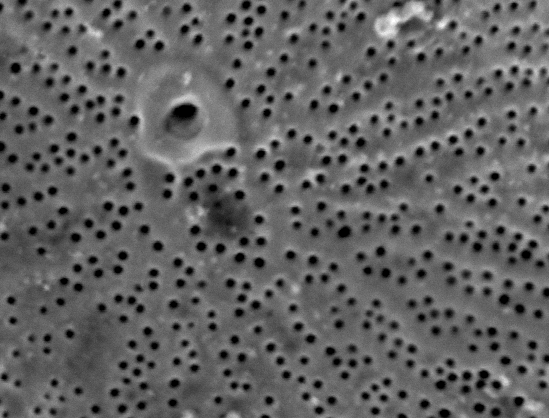
#> input picture work/CNMS/testing thresholds, blurs/cropped_Wild010.tif, 549 x 418 px, found by its file name
$ jupyter execute 'Wild010-adaptive w quantize.ipynb'
#> lines starting #> are read from the running program, lines starting #| are printed output that depends on the picture; after the words box and inside, x2 and y2 are one past the last pixel; in counts of white or black regions, pixels touching at a corner belong together
[cell 1]
import matplotlib.pyplot as plt
import cv2
img = cv2.imread('cropped_Wild010.tif')
#> img is the input picture: shape (418, 549, 3); min 0, max 255, mean 98
blur = cv2.blur(img,(15,15))
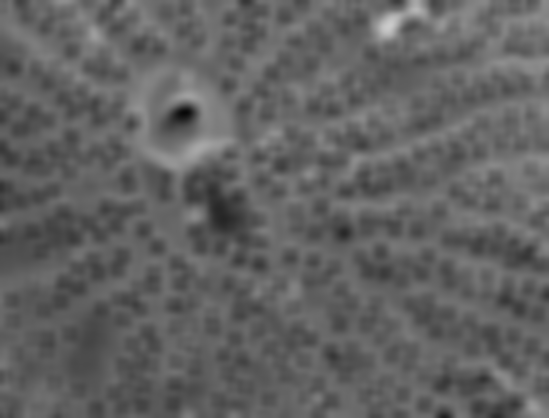
#> blur: shape (418, 549, 3); min 8, max 203, mean 98
from matplotlib.colors import LinearSegmentedColormap
cdict2 = {'red':   ((0.0, 0.0, 0.0),
                   (0.1, 1.0, 1.0),
                   (1.0, 1.0, 1.0)),

         'green': ((0.0, 0.0, 0.0),
                   (1.0, 0.0, 0.0)),

        'blue':  ((0.0, 0.0, 0.0),
                   (1.0, 0.0, 0.0))
        }
red2 = LinearSegmentedColormap('Red2', cdict2)
from skimage.filters import threshold_otsu
thotsu=threshold_otsu(blur)
#> thotsu = 98
otsublur = blur[:,:,0]> thotsu
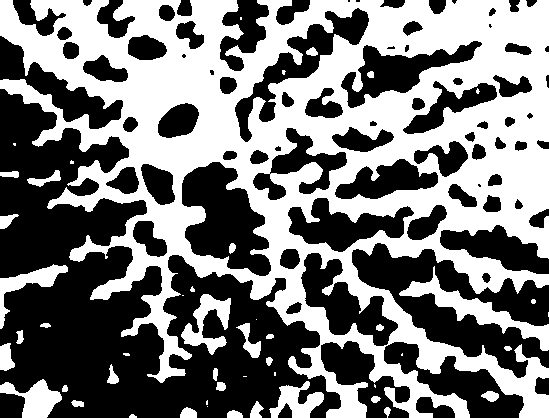
#> otsublur: shape (418, 549) bool; 47.7% white; 49 white regions (15 under 20 px), largest, box (x1, y1, x2, y2) and area: (0, 0, 549, 418) 99703, (399, 266, 549, 351) 2432, (181, 294, 231, 355) 1285

from skimage.morphology import skeletonize
otsuskeleton = skeletonize(otsublur)
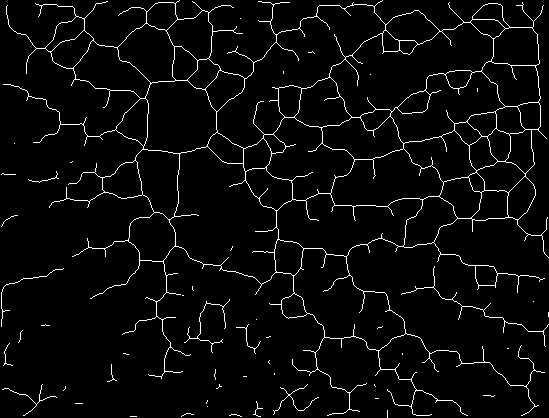
#> otsuskeleton: shape (418, 549) bool; 3.8% white in thin lines or dots
imgplot = plt.imshow(img, alpha=0.9)
ax = plt.subplot()
ax.imshow(otsuskeleton, cmap=red2, interpolation='sinc', alpha=.3)

[cell 2]
from PIL import Image
im=Image.open('cropped_Wild010.tif')
width, height=im.size
#> width = 549; height = 418

[cell 3]
import numpy as np
import cv2 as cv
from matplotlib import pyplot as plt
img = cv.imread('cropped_Wild010.tif',0)
#> img: shape (418, 549); min 0, max 255, mean 98
plt.hist(img.ravel(),256,[0,256])
plt.show()
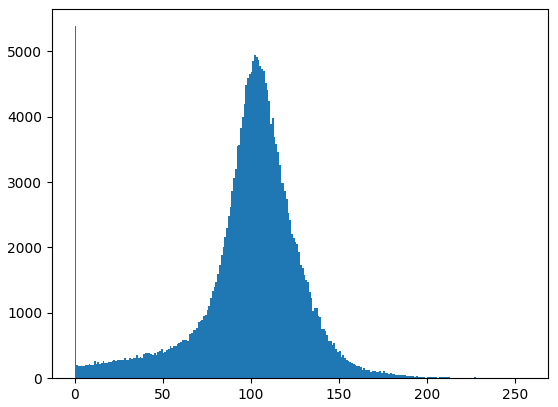
#> figure drawn by matplotlib, 1 panel; tallest bar 5384 high, from x = 0 to 1

np.mean(img)
#> Out = 98.04

[cell 4]
im.quantize(3,0)

[cell 5]
image=im.quantize(3,0)
image.save('simple_Wild010.tif')
print(image)
#| <PIL.Image.Image image mode=P size=549x418 at 0x7F170A326950>
newimg = cv2.imread('simple_Wild010.tif')
plt.hist(newimg.ravel(),256,[0,255]); plt.show()
#> after `plt.hist(newimg.ravel(), 256, [0, 255])`:
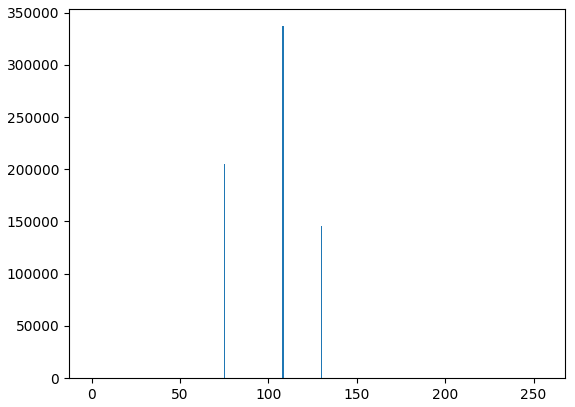
#> figure drawn by matplotlib, 1 panel; tallest bar 336939 high, from x = 107.6 to 108.6
print(newimg)
#> (printed output is left out)

[cell 6]
newimg[np.where(newimg == [130])] = [255]
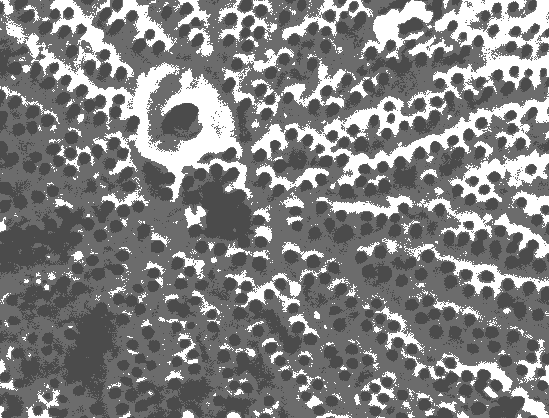
#> newimg: shape (418, 549, 3); min 75, max 255, mean 129.3
newimg[np.where(newimg == [75])] = [0]
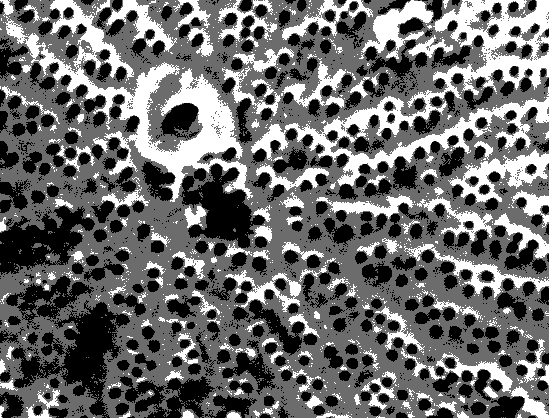
#> newimg: shape (418, 549, 3); min 0, max 255, mean 106.9
plt.imshow(newimg, cmap='gray')
newnewimg=newimg[:,:,0]

[cell 7]
ablur = cv2.blur(newnewimg,(23, 23))
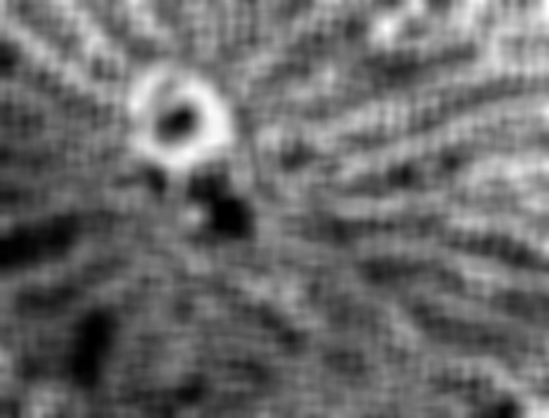
#> ablur: shape (418, 549); min 0, max 255, mean 106.9
a_mthres = cv2.adaptiveThreshold(ablur,1,cv2.ADAPTIVE_THRESH_MEAN_C,\
            cv2.THRESH_BINARY,91,4)
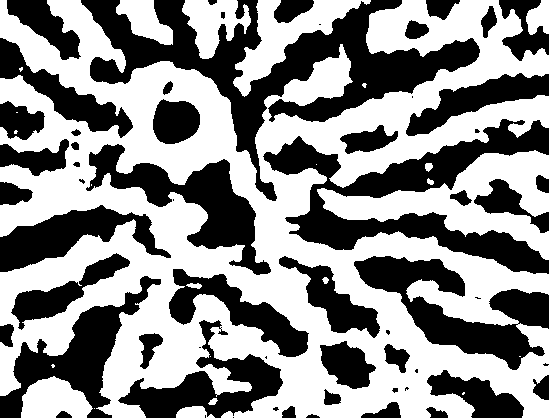
#> a_mthres: shape (418, 549); values 0 (black) and 1 (white), 55.4% white; 60 black regions (15 under 20 px), largest, box (x1, y1, x2, y2) and area: (81, 0, 480, 201) 20063, (263, 119, 549, 274) 13872, (354, 256, 549, 370) 8514

[cell 8]
#ADAPTIVE SKELETON
from skimage.morphology import skeletonize
adaptiveskeleton = skeletonize(a_mthres)
#> adaptiveskeleton: shape (418, 549) bool; 3.2% white in thin lines or dots
ax = plt.subplot()
ax.imshow(adaptiveskeleton, cmap=red2, interpolation='sinc')

[cell 9]
from skimage.morphology import remove_small_objects
cleanskel=remove_small_objects(adaptiveskeleton, min_size=50, connectivity=3)
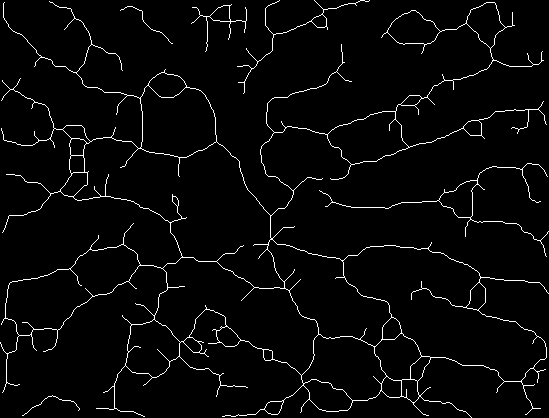
#> cleanskel: shape (418, 549) bool; 3.2% white in thin lines or dots
plot = plt.subplot()
plot.imshow(cleanskel, interpolation='sinc')

[cell 10]
import matplotlib.image as mpimg
img2=mpimg.imread('cropped_Wild010.tif')
imgplot2 = plt.imshow(img2, alpha= .9)

ax2 = plt.subplot()
ax2.imshow(cleanskel, cmap=red2, interpolation='sinc', alpha=0.3)
plt.show()

[cell 11]
import skimage.measure
skimage.measure.perimeter(adaptiveskeleton)
#> Out = 8347.3

$ run again, with work/CNMS/testing thresholds, blurs/cropped_Wild002.tif copied over work/CNMS/testing thresholds, blurs/cropped_Wild010.tif
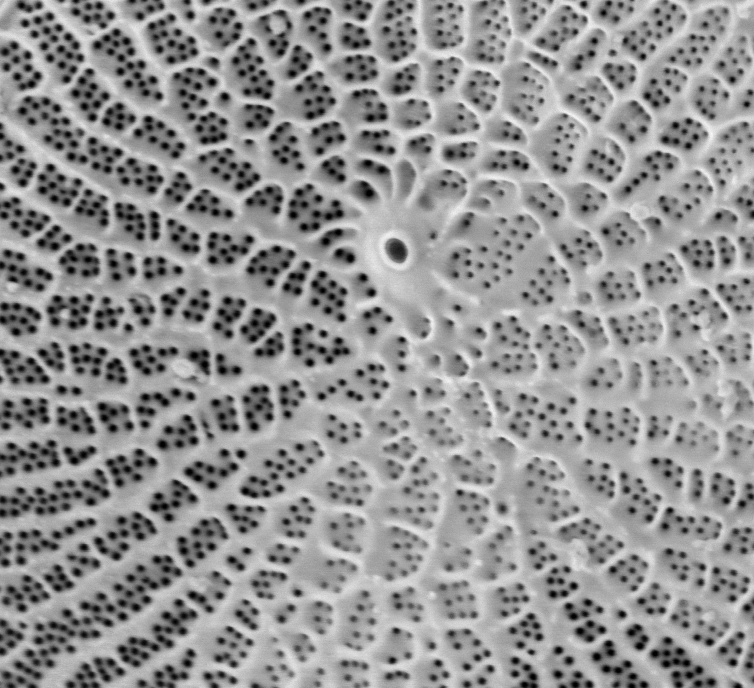
#> input picture work/CNMS/testing thresholds, blurs/cropped_Wild002.tif, 754 x 688 px, found by its file name
#> img is the input picture: shape (688, 754, 3); min 0, max 245, mean 146.3
#> thotsu = 138
#> `otsublur = blur[:,:,0]> thotsu`:
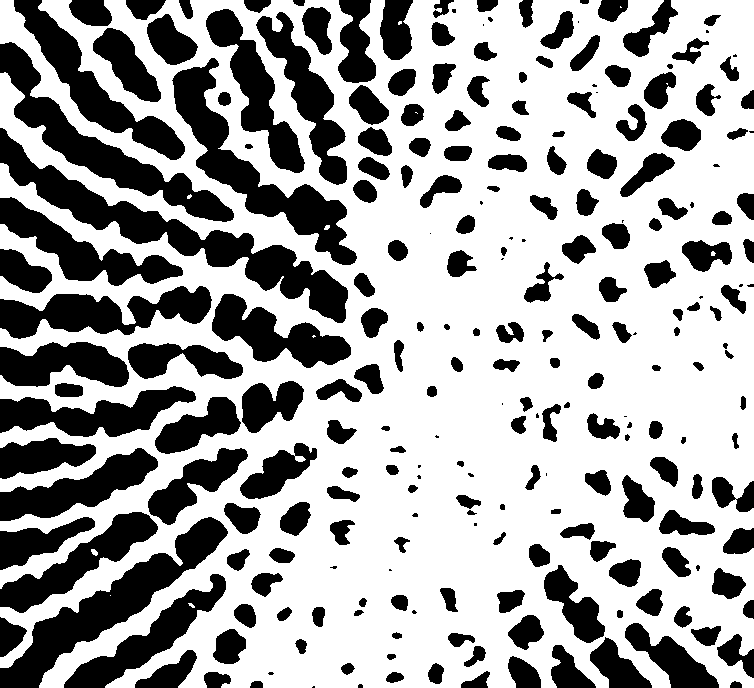
#> otsublur: shape (688, 754) bool; 64.7% white; 242 black regions (38 under 20 px), largest, box (x1, y1, x2, y2) and area: (0, 128, 348, 323) 11512, (0, 517, 228, 688) 9010, (172, 58, 357, 265) 8651
#> otsuskeleton: shape (688, 754) bool; 4% white in thin lines or dots
#> img: shape (688, 754)
#> `np.mean(img)`: Out = 146.3
#| <PIL.Image.Image image mode=P size=754x688 at 0x7F170C7C7310>
#> (printed output is left out)
#> a_mthres: shape (688, 754); values 0 (black) and 1 (white), 61.2% white; 140 black regions (8 under 20 px), largest, box (x1, y1, x2, y2) and area: (0, 132, 375, 319) 9442, (131, 0, 353, 266) 8828, (0, 506, 260, 688) 7567
#> `adaptiveskeleton = skeletonize(a_mthres)`:
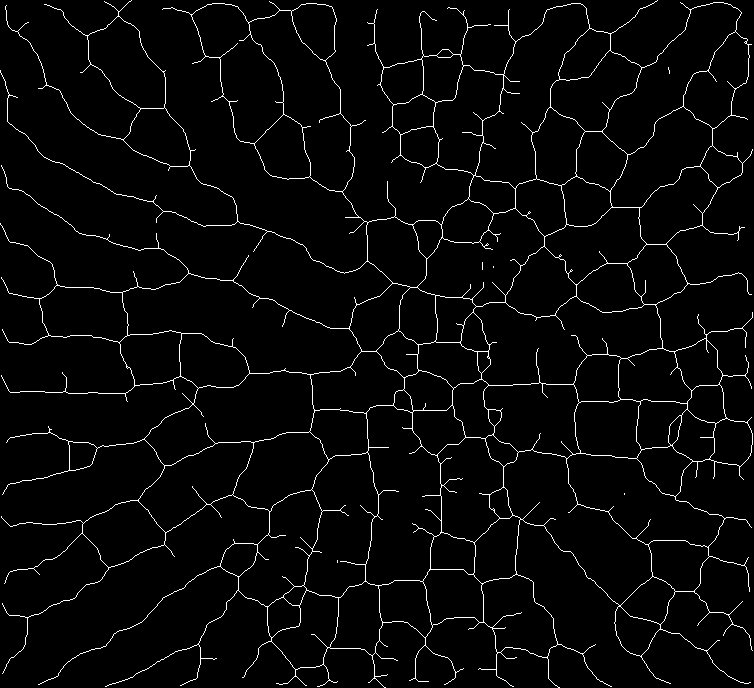
#> adaptiveskeleton: shape (688, 754) bool; 3.2% white in thin lines or dots
#> cleanskel: shape (688, 754) bool; 3.2% white in thin lines or dots
#> `skimage.measure.perimeter(adaptiveskeleton)`: Out = 18830.6

$ run again, with work/CNMS/testing thresholds, blurs/cropped_Wild004.tif copied over work/CNMS/testing thresholds, blurs/cropped_Wild010.tif
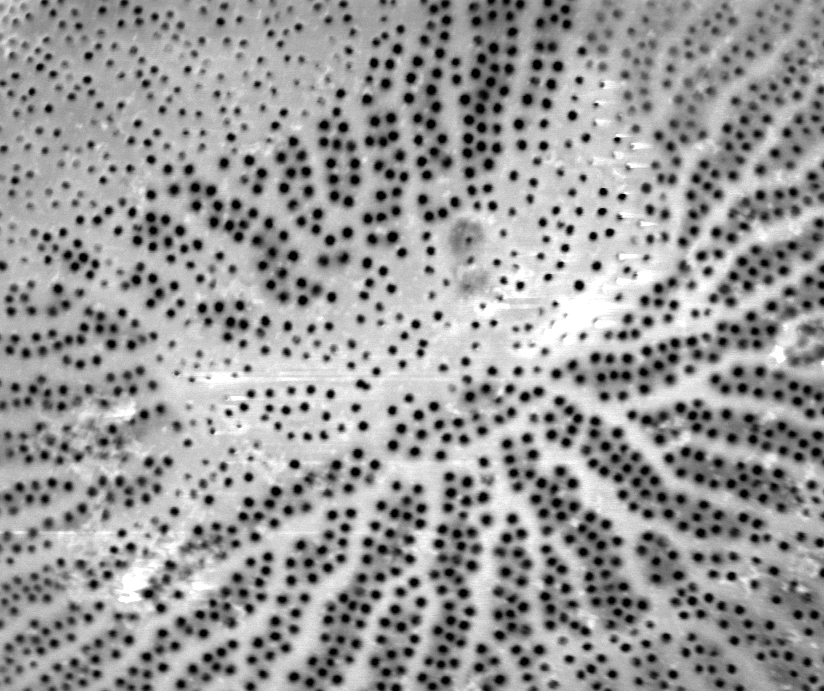
#> input picture work/CNMS/testing thresholds, blurs/cropped_Wild004.tif, 824 x 691 px, found by its file name
#> img is the input picture: shape (691, 824, 3); min 0, max 255, mean 153.9
#> thotsu = 153
#> otsublur: shape (691, 824) bool; 51% white; 137 black regions (12 under 20 px), largest, box (x1, y1, x2, y2) and area: (501, 396, 824, 691) 39754, (315, 0, 580, 260) 34688, (551, 215, 824, 402) 13486
#> otsuskeleton: shape (691, 824) bool; 3.2% white in thin lines or dots
#> img: shape (691, 824)
#> `np.mean(img)`: Out = 153.9
#| <PIL.Image.Image image mode=P size=824x691 at 0x7F170C7A6910>
#> (printed output is left out)
#> a_mthres: shape (691, 824); values 0 (black) and 1 (white), 61.1% white; 163 black regions (27 under 20 px), largest, box (x1, y1, x2, y2) and area: (420, 0, 520, 300) 9610, (143, 446, 379, 609) 8009, (554, 271, 824, 395) 7992
#> `adaptiveskeleton = skeletonize(a_mthres)`:
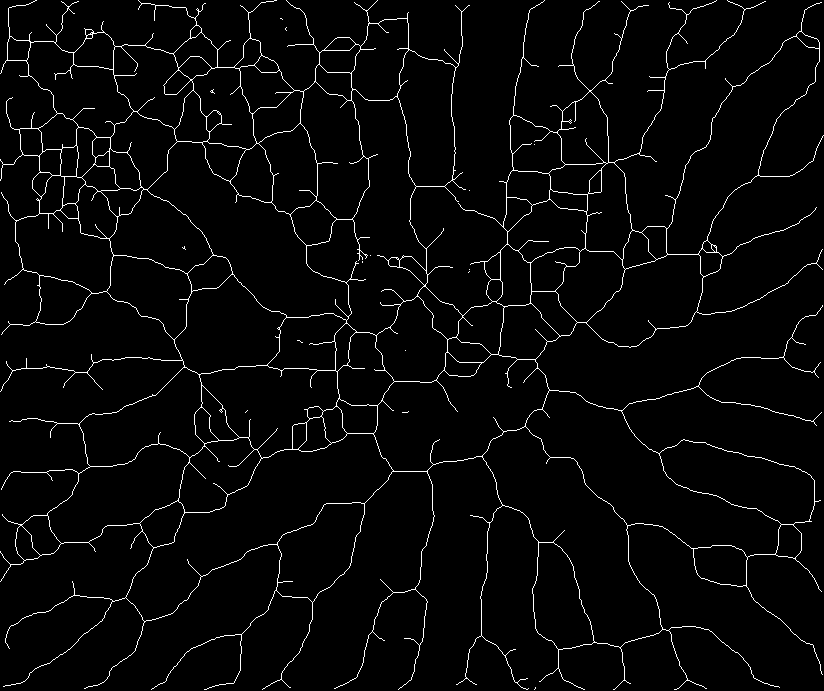
#> adaptiveskeleton: shape (691, 824) bool; 3.1% white in thin lines or dots
#> cleanskel: shape (691, 824) bool; 3.1% white in thin lines or dots
#> `skimage.measure.perimeter(adaptiveskeleton)`: Out = 20047.4
